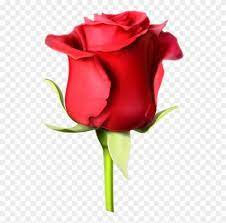
#> input picture Tasks/task1/rose.jpg, 226 x 223 px, found by its file name
$ python task1.py
#> lines starting #> are read from the running program, lines starting #| are printed output that depends on the picture
import cv2
image = cv2.imread("F:\\LGM Tasks\\task1\\rose.jpg")
#> image is the input picture: shape (223, 226, 3); mean B, G, R 194.4, 195.9, 229.7
cv2.imshow("rose",image)
cv2.waitKey(0)

gray_image = cv2.cvtColor(image, cv2.COLOR_BGR2GRAY)
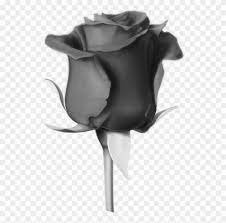
#> gray_image: shape (223, 226); min 11, max 255, mean 205.8
cv2.imshow("rose", gray_image)
cv2.waitKey(0)

inverted_image = 255 - gray_image
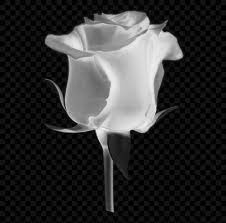
#> inverted_image: shape (223, 226); min 0, max 244, mean 49.2
cv2.imshow("Inverted", inverted_image)
cv2.waitKey()

blurred = cv2.GaussianBlur(inverted_image, (21, 21), 0)
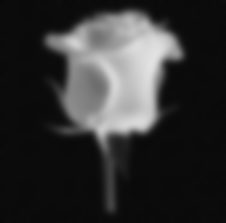
#> blurred: shape (223, 226); min 8, max 226, mean 49.2

inverted_blurred = 255 - blurred
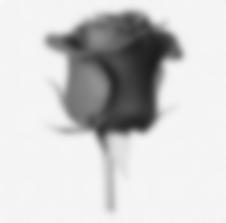
#> inverted_blurred: shape (223, 226); min 29, max 247, mean 205.8
pencil_sketch = cv2.divide(gray_image, inverted_blurred, scale=256.0)
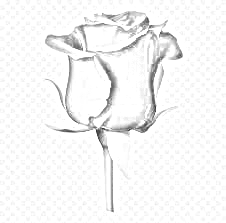
#> pencil_sketch: shape (223, 226); min 51, max 255, mean 245.8
cv2.imshow("Sketch", pencil_sketch)
cv2.waitKey(0)
cv2.imshow("original image", image)
cv2.imshow("pencil sketch", pencil_sketch)
cv2.waitKey(0)
